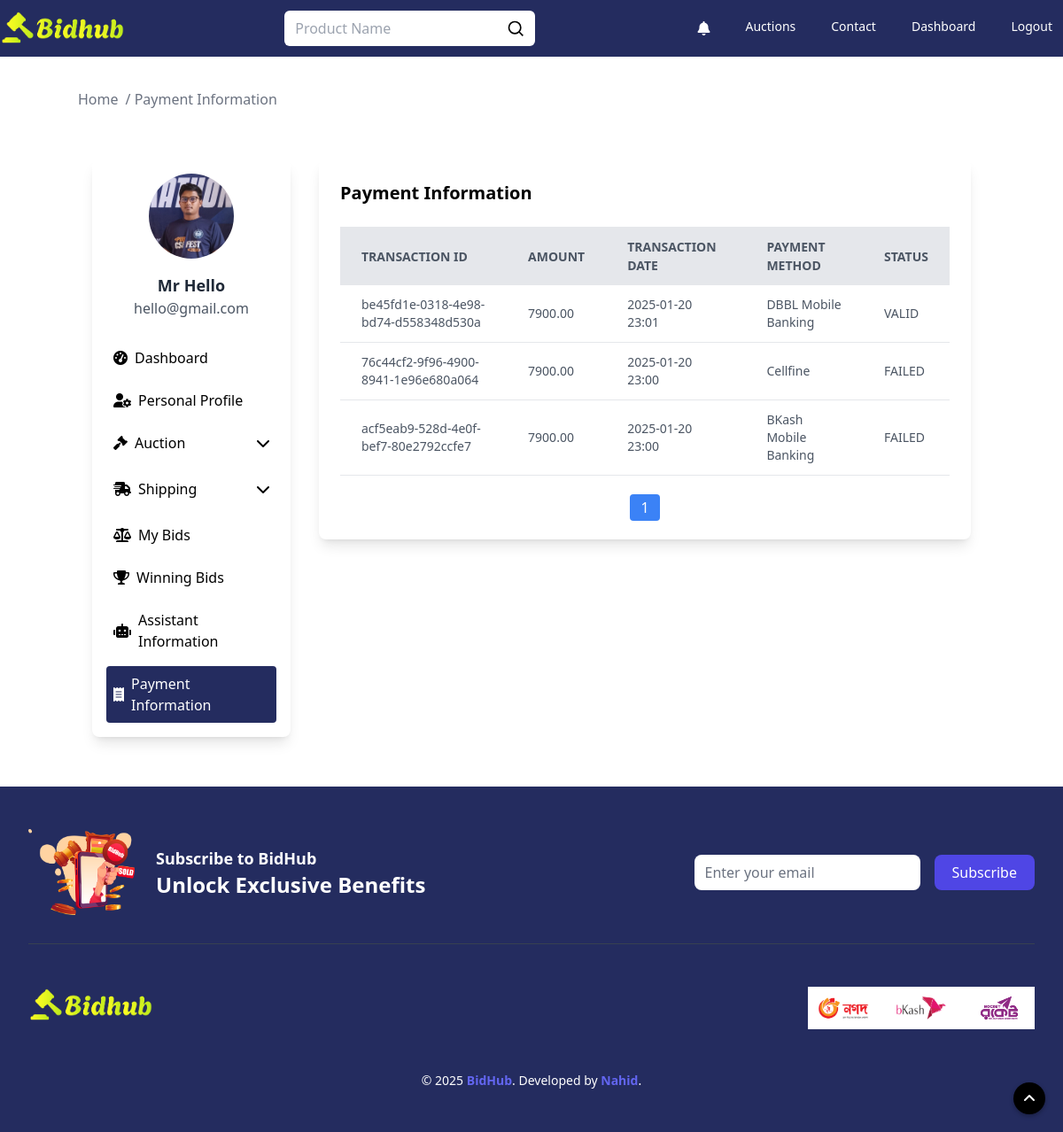
/payment_information/ (signed in), run on the app's committed database.
### auctions/models.py (models this page shows, shortened)
class User(AbstractUser):
    profile_picture = models.ImageField(upload_to='profile_pictures', null=True, blank=True)
    email = models.EmailField(_('email address'), unique=True)
    province = models.CharField(max_length=100, blank=True)
    city = models.CharField(max_length=100, blank=True)
    zone = models.CharField(max_length=100, blank=True)
    address = models.TextField(null=True, blank=True)
    zip_code = models.CharField(max_length=20, blank=True)
    phone = models.CharField(max_length=15, blank=True)
    objects = CustomUserManager()
    USERNAME_FIELD = 'username'
    EMAIL_FIELD = 'email'
    REQUIRED_FIELDS = ['email']

class Payment(models.Model):
    user = models.ForeignKey(User, on_delete=models.CASCADE)
    auction = models.ForeignKey(AuctionList, on_delete=models.CASCADE)
    transaction_id = models.CharField(max_length=100, unique=True)
    payment_method = models.CharField(max_length=100)
    status = models.CharField(max_length=20)
    amount = models.DecimalField(max_digits=10, decimal_places=2)
    transaction_date = models.DateTimeField(auto_now_add=True)

### auctions/views.py (the view)
# urls.py: path("payment_information/", views.payment_information, name="paymentInformation"),
@login_required(login_url='login')
def payment_information(request):
    user = request.user
    profile_picture_url = None
    if hasattr(user, 'profile_picture') and user.profile_picture:
        profile_picture_url = request.build_absolute_uri(user.profile_picture.url)
    payments = Payment.objects.filter(user=user).order_by('-transaction_date')
    paginator = Paginator(payments, 5)
    page_number = request.GET.get("page")
    page_obj = paginator.get_page(page_number)
    total_payment = paginator.count
    return render(request, "payment_information.html", {
        'email': user.email,
        'name': f"{user.first_name} {user.last_name}",
        'profile_picture': profile_picture_url,
        'payments': page_obj,
        'total_payment': total_payment
    })

### auctions/templates/payment_information.html (shortened to what this page needs)
{% extends "layout.html" %}
{% load static %}
{% block body %}
    <div class="max-w-[1280px] w-full m-auto">
        <div class="pt-[100px]">
            <div class="container mx-auto">
                <ul class="flex space-x-2 text-gray-500">
                    <li><a href="/" class="hover:text-blue-500">Home</a></li>
                    <li><span> / Payment Information</span></li>
                </ul>
            </div>
        </div>
        <section class="my-10">
            <div class="container mx-auto">
                <div class="flex flex-wrap justify-center">
                    {% include "sidebar.html" %}
                    <div class="w-full sm:w-2/3 lg:w-3/4 p-4">
                        <div class="bg-white shadow-lg rounded-lg p-6 mb-10">
                            <h5 class="text-xl font-semibold mb-6">Payment Information</h5>
                            <div class="w-full overflow-x-auto">
                            <table class="min-w-full bg-white">
                                <thead>
                                <tr class="w-full bg-gray-200 text-gray-600 uppercase text-sm leading-normal">
                                    <th class="py-3 px-6 text-left">Transaction ID</th>
                                    <th class="py-3 px-6 text-left">Amount</th>
                                    <th class="py-3 px-6 text-left">Transaction Date</th>
                                    <th class="py-3 px-6 text-left">Payment Method</th>
                                    <th class="py-3 px-6 text-left">Status</th>
                                </tr>
                                </thead>
                                <tbody class="text-gray-600 text-sm font-light">
                                {% for payment in payments %}
                                    <tr class="border-b border-gray-200 hover:bg-gray-100">
                                        <td class="py-3 px-6">{{ payment.transaction_id }}</td>
                                        <td class="py-3 px-6">{{ payment.amount }}</td>
                                        <td class="py-3 px-6">{{ payment.transaction_date|date:"Y-m-d H:i" }}</td>
                                        <td class="py-3 px-6">{{ payment.payment_method }}</td>
                                        <td class="py-3 px-6">{{ payment.status }}</td>
                                    </tr>
                                {% empty %}
                                    <tr>
                                        <td colspan="5" class="text-center py-3">No payment information available.</td>
                                    </tr>
                                {% endfor %}
                                </tbody>
                            </table>
                        </div>
                            <div class="mt-6 flex justify-center">
                                <ul class="flex space-x-2">
                                    {% for num in payments.paginator.page_range %}
                                        {% if num == 1 or num == payments.paginator.num_pages %}
                                            <li>
                                                <a href="?page={{ num }}"
                                                   class="{% if num == payments.number %} bg-blue-500 text-white {% else %} bg-gray-200 text-gray-700 {% endif %} px-3 py-1 rounded">
                                                    {{ num }}
                                                </a>
                                            </li>
                                        {% elif num == payments.number|add:"-2" or num == payments.number|add:"2" %}
                                            <li>
                                                <span class="px-3 py-1">...</span>
                                            </li>
                                        {% endif %}
                                    {% endfor %}
                                </ul>
                            </div>
                        </div>
                    </div>
                </div>
            </div>
        </section>
    </div>
{% endblock %}

### auctions/templates/sidebar.html (shortened to what this page needs)
{% load static %}
{% block body %}
    {% url 'userProfile' as user_profile_url %}
    {% url 'userDashboard' as user_dashboard_url %}
    {% url 'myAuction' as my_auction_url %}
    {% url 'userBids' as user_bids_url %}
    {% url 'userWinBids' as user_win_bids_url %}
    {% url 'paymentInformation' as payment_info_url %}
    {% url 'create' as create_auction_url %}
    {% url 'assistant_info' as assistant_info %}
    {% url 'shipping_to' as shipping_to %}
    {% url 'shipping_from' as shipping_from %}
    <div class="w-full sm:w-1/3 lg:w-1/4 p-4">
        <div class="bg-white shadow-lg rounded-lg p-4 sticky top-20">
            <div class="flex flex-col items-center">
                <div class="relative w-24 h-24 rounded-full overflow-hidden">
                    <form id="profile-pic-form" method="post" enctype="multipart/form-data">
                        <img id="profile-pic-preview" class="object-cover w-[100px] h-[100px]"
                             src="{% if profile_picture %}{{ profile_picture }}{% else %}{% static 'images/men.png' %}{% endif %}"
                             alt="{{ username }}">
                    </form>
                </div>
                <h5 class="mt-4 text-lg font-semibold text-gray-800">
                    {% if name %}{{ name }}{% else %}None{% endif %}
                </h5>
                <span class="text-gray-600">{{ user.email }}</span>
            </div>
            <ul class="mt-6 space-y-2">
                <li>
                    <a href="{{ user_dashboard_url }}"
                       class="flex items-center p-2 rounded w-full {% if request.path == user_dashboard_url %}bg-[#242c5f] text-white{% else %}text-black hover:bg-[#242c5f] hover:text-white{% endif %}">
                        <i class="fas fa-tachometer-alt mr-2"></i> Dashboard
                    </a>
                </li>
                <li>
                    <a href="{{ user_profile_url }}"
                       class="flex items-center p-2 rounded w-full {% if request.path == user_profile_url %}bg-[#242c5f] text-white{% else %}text-black hover:bg-[#242c5f] hover:text-white{% endif %}">
                        <i class="fas fa-user-cog mr-2"></i> Personal Profile
                    </a>
                </li>
                <li class="w-full">
                    <button onclick="toggleMenu('auction-menu', 'chevron-icon')"
                            class="flex items-center justify-between p-2 rounded w-full text-black hover:bg-[#242c5f] hover:text-white transition-colors"
                            data-url="{{ create_auction_url }}">
                        <span class="flex items-center">
                            <i class="fas fa-gavel mr-2"></i> Auction
                        </span>
                        <i id="chevron-icon" class="fas fa-chevron-down transition-transform duration-300"></i>
                    </button>
                </li>
                <li class="w-full">
                    <button onclick="toggleMenu('shipping-menu', 'shipping-chevron')"
                            class="flex items-center justify-between p-2 rounded w-full text-black hover:bg-[#242c5f] hover:text-white transition-colors"
                            data-url="{{ shipping_from }}">
                        <span class="flex items-center">
                            <i class="fa-solid fa-truck-fast mr-2"></i> Shipping
                        </span>
                        <i id="chevron-icon" class="fas fa-chevron-down transition-transform duration-300"></i>
                    </button>
                </li>
                <li>
                    <a href="{{ user_bids_url }}"
                       class="flex items-center p-2 rounded w-full {% if request.path == user_bids_url %}bg-[#242c5f] text-white{% else %}text-black hover:bg-[#242c5f] hover:text-white{% endif %}">
                        <i class="fas fa-balance-scale mr-2"></i> My Bids
                    </a>
                </li>
                <li>
                    <a href="{{ user_win_bids_url }}"
                       class="flex items-center p-2 rounded w-full {% if request.path == user_win_bids_url %}bg-[#242c5f] text-white{% else %}text-black hover:bg-[#242c5f] hover:text-white{% endif %}">
                        <i class="fas fa-trophy mr-2"></i> Winning Bids
                    </a>
                </li>
                <li>
                    <a href="{{ assistant_info }}"
                       class="flex items-center p-2 rounded w-full {% if request.path == assistant_info %}bg-[#242c5f] text-white{% else %}text-black hover:bg-[#242c5f] hover:text-white{% endif %}">
                        <i class="fa-solid fa-robot mr-2"></i> Assistant Information
                    </a>
                </li>
                <li>
                    <a href="{{ payment_info_url }}"
                       class="flex items-center p-2 rounded w-full {% if request.path == payment_info_url %}bg-[#242c5f] text-white{% else %}text-black hover:bg-[#242c5f] hover:text-white{% endif %}">
                        <i class="fas fa-receipt mr-2"></i> Payment Information
                    </a>
                </li>
            </ul>
        </div>
    </div>
{% endblock %}

### data on the page
User: email "hello@gmail.com"
Payment: transaction_id "be45fd1e-0318-4e98-bd74-d558348d530a", amount "7900.00", transaction_date "2025-01-20 23:01", payment_method "DBBL Mobile Banking", status "VALID"
Payment: transaction_id "76c44cf2-9f96-4900-8941-1e96e680a064", amount "7900.00", transaction_date "2025-01-20 23:00", payment_method "Cellfine", status "FAILED"
Payment: transaction_id "acf5eab9-528d-4e0f-bef7-80e2792ccfe7", amount "7900.00", transaction_date "2025-01-20 23:00", payment_method "BKash Mobile Banking", status "FAILED"

### other printed values
{{ name }} "Mr Hello"
{{ num }} "1"
